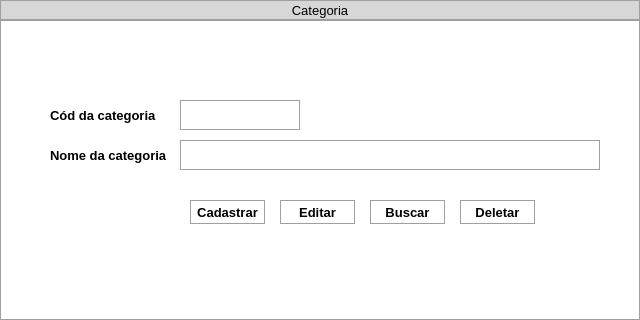
<?xml version="1.0" encoding="UTF-8"?>
<ui version="4.0">
 <class>Form</class>
 <widget class="QWidget" name="Form">
  <property name="geometry">
   <rect>
    <x>0</x>
    <y>0</y>
    <width>640</width>
    <height>320</height>
   </rect>
  </property>
  <property name="minimumSize">
   <size>
    <width>640</width>
    <height>320</height>
   </size>
  </property>
  <property name="maximumSize">
   <size>
    <width>640</width>
    <height>320</height>
   </size>
  </property>
  <property name="font">
   <font>
    <pointsize>10</pointsize>
   </font>
  </property>
  <property name="windowTitle">
   <string>Form</string>
  </property>
  <widget class="QWidget" name="widget" native="true">
   <property name="geometry">
    <rect>
     <x>0</x>
     <y>20</y>
     <width>640</width>
     <height>300</height>
    </rect>
   </property>
   <property name="minimumSize">
    <size>
     <width>640</width>
     <height>300</height>
    </size>
   </property>
   <property name="maximumSize">
    <size>
     <width>640</width>
     <height>300</height>
    </size>
   </property>
   <property name="styleSheet">
    <string notr="true">background-color: rgb(255, 255, 255);border: 1px solid;border-color: rgb(159, 159, 159);</string>
   </property>
   <widget class="QLineEdit" name="lineEdit">
    <property name="geometry">
     <rect>
      <x>180</x>
      <y>80</y>
      <width>120</width>
      <height>30</height>
     </rect>
    </property>
    <property name="minimumSize">
     <size>
      <width>120</width>
      <height>30</height>
     </size>
    </property>
    <property name="maximumSize">
     <size>
      <width>120</width>
      <height>30</height>
     </size>
    </property>
    <property name="text">
     <string/>
    </property>
   </widget>
   <widget class="QLineEdit" name="lineEdit_2">
    <property name="geometry">
     <rect>
      <x>180</x>
      <y>120</y>
      <width>420</width>
      <height>30</height>
     </rect>
    </property>
    <property name="minimumSize">
     <size>
      <width>420</width>
      <height>30</height>
     </size>
    </property>
    <property name="maximumSize">
     <size>
      <width>420</width>
      <height>20</height>
     </size>
    </property>
    <property name="text">
     <string/>
    </property>
   </widget>
   <widget class="QLabel" name="label">
    <property name="geometry">
     <rect>
      <x>50</x>
      <y>80</y>
      <width>120</width>
      <height>30</height>
     </rect>
    </property>
    <property name="minimumSize">
     <size>
      <width>120</width>
      <height>30</height>
     </size>
    </property>
    <property name="maximumSize">
     <size>
      <width>120</width>
      <height>30</height>
     </size>
    </property>
    <property name="font">
     <font>
      <pointsize>10</pointsize>
      <bold>true</bold>
     </font>
    </property>
    <property name="styleSheet">
     <string notr="true">border: 0px solid;</string>
    </property>
    <property name="text">
     <string>Cód da categoria</string>
    </property>
   </widget>
   <widget class="QLabel" name="label_2">
    <property name="geometry">
     <rect>
      <x>50</x>
      <y>120</y>
      <width>120</width>
      <height>30</height>
     </rect>
    </property>
    <property name="minimumSize">
     <size>
      <width>120</width>
      <height>30</height>
     </size>
    </property>
    <property name="maximumSize">
     <size>
      <width>120</width>
      <height>30</height>
     </size>
    </property>
    <property name="font">
     <font>
      <pointsize>10</pointsize>
      <bold>true</bold>
     </font>
    </property>
    <property name="styleSheet">
     <string notr="true">border: 0px solid;</string>
    </property>
    <property name="text">
     <string>Nome da categoria</string>
    </property>
   </widget>
   <widget class="QPushButton" name="pushButton">
    <property name="geometry">
     <rect>
      <x>190</x>
      <y>180</y>
      <width>75</width>
      <height>24</height>
     </rect>
    </property>
    <property name="font">
     <font>
      <pointsize>10</pointsize>
      <bold>true</bold>
     </font>
    </property>
    <property name="text">
     <string>Cadastrar</string>
    </property>
   </widget>
   <widget class="QPushButton" name="pushButton_2">
    <property name="geometry">
     <rect>
      <x>280</x>
      <y>180</y>
      <width>75</width>
      <height>24</height>
     </rect>
    </property>
    <property name="font">
     <font>
      <pointsize>10</pointsize>
      <bold>true</bold>
     </font>
    </property>
    <property name="text">
     <string>Editar</string>
    </property>
   </widget>
   <widget class="QPushButton" name="pushButton_3">
    <property name="geometry">
     <rect>
      <x>370</x>
      <y>180</y>
      <width>75</width>
      <height>24</height>
     </rect>
    </property>
    <property name="font">
     <font>
      <pointsize>10</pointsize>
      <bold>true</bold>
     </font>
    </property>
    <property name="text">
     <string>Buscar</string>
    </property>
   </widget>
   <widget class="QPushButton" name="pushButton_4">
    <property name="geometry">
     <rect>
      <x>460</x>
      <y>180</y>
      <width>75</width>
      <height>24</height>
     </rect>
    </property>
    <property name="font">
     <font>
      <pointsize>10</pointsize>
      <bold>true</bold>
     </font>
    </property>
    <property name="text">
     <string>Deletar</string>
    </property>
   </widget>
  </widget>
  <widget class="QWidget" name="widget_2" native="true">
   <property name="geometry">
    <rect>
     <x>0</x>
     <y>0</y>
     <width>640</width>
     <height>20</height>
    </rect>
   </property>
   <property name="minimumSize">
    <size>
     <width>640</width>
     <height>20</height>
    </size>
   </property>
   <property name="maximumSize">
    <size>
     <width>640</width>
     <height>20</height>
    </size>
   </property>
   <property name="styleSheet">
    <string notr="true">background-color: rgb(215, 215, 215);border: 1px solid;
border-color: rgb(159, 159, 159);</string>
   </property>
   <widget class="QLabel" name="label_3">
    <property name="geometry">
     <rect>
      <x>0</x>
      <y>0</y>
      <width>640</width>
      <height>20</height>
     </rect>
    </property>
    <property name="minimumSize">
     <size>
      <width>640</width>
      <height>20</height>
     </size>
    </property>
    <property name="maximumSize">
     <size>
      <width>640</width>
      <height>20</height>
     </size>
    </property>
    <property name="font">
     <font>
      <pointsize>10</pointsize>
     </font>
    </property>
    <property name="text">
     <string>Categoria</string>
    </property>
    <property name="alignment">
     <set>Qt::AlignCenter</set>
    </property>
   </widget>
  </widget>
 </widget>
 <resources/>
 <connections/>
</ui>
